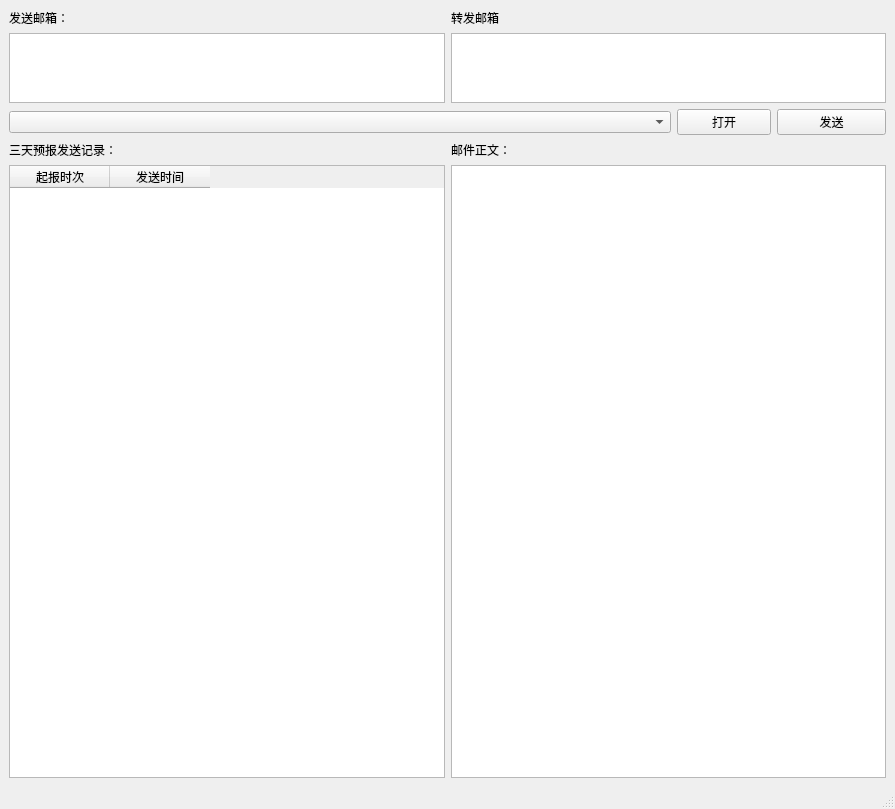
<?xml version="1.0" encoding="UTF-8"?>
<ui version="4.0">
 <class>SendThreeDays</class>
 <widget class="QMainWindow" name="SendThreeDays">
  <property name="geometry">
   <rect>
    <x>0</x>
    <y>0</y>
    <width>895</width>
    <height>809</height>
   </rect>
  </property>
  <property name="windowTitle">
   <string>MainWindow</string>
  </property>
  <widget class="QWidget" name="centralwidget">
   <layout class="QVBoxLayout" name="verticalLayout_6">
    <item>
     <layout class="QVBoxLayout" name="verticalLayout_3" stretch="1,1,10">
      <item>
       <layout class="QHBoxLayout" name="horizontalLayout_4" stretch="10,10">
        <item>
         <layout class="QVBoxLayout" name="verticalLayout_4">
          <item>
           <widget class="QLabel" name="label">
            <property name="text">
             <string>发送邮箱：</string>
            </property>
           </widget>
          </item>
          <item>
           <widget class="QTextEdit" name="textEdit_send"/>
          </item>
         </layout>
        </item>
        <item>
         <layout class="QVBoxLayout" name="verticalLayout_5">
          <item>
           <widget class="QLabel" name="label_4">
            <property name="text">
             <string>转发邮箱</string>
            </property>
           </widget>
          </item>
          <item>
           <widget class="QTextEdit" name="textEdit_sendcc"/>
          </item>
         </layout>
        </item>
       </layout>
      </item>
      <item>
       <layout class="QHBoxLayout" name="horizontalLayout_3" stretch="7,1">
        <item>
         <layout class="QHBoxLayout" name="horizontalLayout_2" stretch="7,1">
          <item>
           <widget class="QComboBox" name="comboBox"/>
          </item>
          <item>
           <widget class="QPushButton" name="pushButton">
            <property name="text">
             <string>打开</string>
            </property>
           </widget>
          </item>
         </layout>
        </item>
        <item>
         <widget class="QPushButton" name="pushButton_2">
          <property name="text">
           <string>发送</string>
          </property>
         </widget>
        </item>
       </layout>
      </item>
      <item>
       <layout class="QHBoxLayout" name="horizontalLayout">
        <item>
         <layout class="QVBoxLayout" name="verticalLayout_2">
          <item>
           <widget class="QLabel" name="label_2">
            <property name="text">
             <string>三天预报发送记录：</string>
            </property>
           </widget>
          </item>
          <item>
           <widget class="QTableWidget" name="tableWidget">
            <column>
             <property name="text">
              <string>起报时次</string>
             </property>
            </column>
            <column>
             <property name="text">
              <string>发送时间</string>
             </property>
            </column>
           </widget>
          </item>
         </layout>
        </item>
        <item>
         <layout class="QVBoxLayout" name="verticalLayout">
          <item>
           <widget class="QLabel" name="label_3">
            <property name="text">
             <string>邮件正文：</string>
            </property>
           </widget>
          </item>
          <item>
           <widget class="QTextEdit" name="textEdit"/>
          </item>
         </layout>
        </item>
       </layout>
      </item>
     </layout>
    </item>
   </layout>
  </widget>
  <widget class="QStatusBar" name="statusbar"/>
 </widget>
 <resources/>
 <connections/>
</ui>
